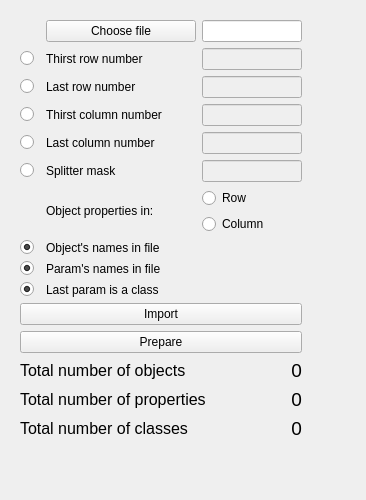
          <widget class="QWidget" name="Tab_Import">
           <attribute name="icon">
            <iconset resource="resources/resources.qrc">
             <normaloff>:/icons/load.png</normaloff>:/icons/load.png</iconset>
           </attribute>
           <attribute name="title">
            <string>Import</string>
           </attribute>
           <layout class="QGridLayout" name="gridLayout_7">
            <item row="0" column="0">
             <layout class="QHBoxLayout" name="horizontalLayout_5">
              <item>
               <widget class="QWidget" name="widget_3" native="true">
                <property name="minimumSize">
                 <size>
                  <width>300</width>
                  <height>0</height>
                 </size>
                </property>
                <property name="maximumSize">
                 <size>
                  <width>300</width>
                  <height>16777215</height>
                 </size>
                </property>
                <layout class="QVBoxLayout" name="verticalLayout_15">
                 <item>
                  <layout class="QVBoxLayout" name="verticalLayout_14">
                   <item>
                    <layout class="QGridLayout" name="gridLayout_11">
                     <item row="2" column="2">
                      <widget class="QLineEdit" name="LEdt_LastRowNumber">
                       <property name="enabled">
                        <bool>false</bool>
                       </property>
                       <property name="maximumSize">
                        <size>
                         <width>100</width>
                         <height>16777215</height>
                        </size>
                       </property>
                      </widget>
                     </item>
                     <item row="3" column="2">
                      <widget class="QLineEdit" name="LEdt_ThirstColumnNumber">
                       <property name="enabled">
                        <bool>false</bool>
                       </property>
                       <property name="maximumSize">
                        <size>
                         <width>100</width>
                         <height>16777215</height>
                        </size>
                       </property>
                      </widget>
                     </item>
                     <item row="1" column="0">
                      <widget class="QRadioButton" name="RBtn_ThirstRowNumber">
                       <property name="maximumSize">
                        <size>
                         <width>20</width>
                         <height>16777215</height>
                        </size>
                       </property>
                       <property name="cursor">
                        <cursorShape>PointingHandCursor</cursorShape>
                       </property>
                       <property name="text">
                        <string/>
                       </property>
                       <property name="autoExclusive">
                        <bool>false</bool>
                       </property>
                      </widget>
                     </item>
                     <item row="4" column="0">
                      <widget class="QRadioButton" name="RBtn_LastColumnNumber">
                       <property name="maximumSize">
                        <size>
                         <width>20</width>
                         <height>16777215</height>
                        </size>
                       </property>
                       <property name="cursor">
                        <cursorShape>PointingHandCursor</cursorShape>
                       </property>
                       <property name="text">
                        <string/>
                       </property>
                       <property name="autoExclusive">
                        <bool>false</bool>
                       </property>
                      </widget>
                     </item>
                     <item row="5" column="1">
                      <widget class="QLabel" name="label_20">
                       <property name="text">
                        <string>Splitter mask</string>
                       </property>
                      </widget>
                     </item>
                     <item row="2" column="1">
                      <widget class="QLabel" name="label_19">
                       <property name="text">
                        <string>Last row number</string>
                       </property>
                      </widget>
                     </item>
                     <item row="5" column="0">
                      <widget class="QRadioButton" name="RBtn_SplitterMask">
                       <property name="maximumSize">
                        <size>
                         <width>20</width>
                         <height>16777215</height>
                        </size>
                       </property>
                       <property name="cursor">
                        <cursorShape>PointingHandCursor</cursorShape>
                       </property>
                       <property name="text">
                        <string/>
                       </property>
                       <property name="autoExclusive">
                        <bool>false</bool>
                       </property>
                      </widget>
                     </item>
                     <item row="4" column="2">
                      <widget class="QLineEdit" name="LEdt_LastColumnNumber">
                       <property name="enabled">
                        <bool>false</bool>
                       </property>
                       <property name="maximumSize">
                        <size>
                         <width>100</width>
                         <height>16777215</height>
                        </size>
                       </property>
                      </widget>
                     </item>
                     <item row="3" column="1">
                      <widget class="QLabel" name="label_13">
                       <property name="text">
                        <string>Thirst column number</string>
                       </property>
                      </widget>
                     </item>
                     <item row="3" column="0">
                      <widget class="QRadioButton" name="RBtn_ThirstColumnNumber">
                       <property name="maximumSize">
                        <size>
                         <width>20</width>
                         <height>16777215</height>
                        </size>
                       </property>
                       <property name="cursor">
                        <cursorShape>PointingHandCursor</cursorShape>
                       </property>
                       <property name="text">
                        <string/>
                       </property>
                       <property name="autoExclusive">
                        <bool>false</bool>
                       </property>
                      </widget>
                     </item>
                     <item row="1" column="1">
                      <widget class="QLabel" name="label_17">
                       <property name="text">
                        <string>Thirst row number</string>
                       </property>
                      </widget>
                     </item>
                     <item row="1" column="2">
                      <widget class="QLineEdit" name="LEdt_ThirstRowNumber">
                       <property name="enabled">
                        <bool>false</bool>
                       </property>
                       <property name="maximumSize">
                        <size>
                         <width>100</width>
                         <height>16777215</height>
                        </size>
                       </property>
                      </widget>
                     </item>
                     <item row="5" column="2">
                      <widget class="QLineEdit" name="LEdt_SplitterMask">
                       <property name="enabled">
                        <bool>false</bool>
                       </property>
                       <property name="maximumSize">
                        <size>
                         <width>100</width>
                         <height>16777215</height>
                        </size>
                       </property>
                      </widget>
                     </item>
                     <item row="0" column="1">
                      <widget class="QPushButton" name="Btn_Import_ChooseFile">
                       <property name="text">
                        <string>Choose file</string>
                       </property>
                      </widget>
                     </item>
                     <item row="0" column="2">
                      <widget class="QLineEdit" name="LEdt_ImportFileName">
                       <property name="enabled">
                        <bool>true</bool>
                       </property>
                       <property name="maximumSize">
                        <size>
                         <width>100</width>
                         <height>16777215</height>
                        </size>
                       </property>
                       <property name="text">
                        <string/>
                       </property>
                      </widget>
                     </item>
                     <item row="6" column="2">
                      <layout class="QVBoxLayout" name="verticalLayout_16">
                       <item>
                        <widget class="QRadioButton" name="RBtn_PropInR">
                         <property name="cursor">
                          <cursorShape>PointingHandCursor</cursorShape>
                         </property>
                         <property name="text">
                          <string>Row</string>
                         </property>
                         <property name="checked">
                          <bool>true</bool>
                         </property>
                        </widget>
                       </item>
                       <item>
                        <widget class="QRadioButton" name="RBtn_PropInC">
                         <property name="cursor">
                          <cursorShape>PointingHandCursor</cursorShape>
                         </property>
                         <property name="text">
                          <string>Column</string>
                         </property>
                        </widget>
                       </item>
                      </layout>
                     </item>
                     <item row="6" column="1">
                      <widget class="QLabel" name="label_15">
                       <property name="text">
                        <string>Object properties in:</string>
                       </property>
                      </widget>
                     </item>
                     <item row="7" column="1">
                      <widget class="QLabel" name="label_18">
                       <property name="text">
                        <string>Object's names in file</string>
                       </property>
                      </widget>
                     </item>
                     <item row="2" column="0">
                      <widget class="QRadioButton" name="RBtn_LastRowNumber">
                       <property name="maximumSize">
                        <size>
                         <width>20</width>
                         <height>16777215</height>
                        </size>
                       </property>
                       <property name="cursor">
                        <cursorShape>PointingHandCursor</cursorShape>
                       </property>
                       <property name="text">
                        <string/>
                       </property>
                       <property name="autoExclusive">
                        <bool>false</bool>
                       </property>
                      </widget>
                     </item>
                     <item row="4" column="1">
                      <widget class="QLabel" name="label_16">
                       <property name="text">
                        <string>Last column number</string>
                       </property>
                      </widget>
                     </item>
                     <item row="7" column="0">
                      <widget class="QRadioButton" name="RBtn_NamesInFile_Obj">
                       <property name="maximumSize">
                        <size>
                         <width>20</width>
                         <height>16777215</height>
                        </size>
                       </property>
                       <property name="cursor">
                        <cursorShape>PointingHandCursor</cursorShape>
                       </property>
                       <property name="text">
                        <string/>
                       </property>
                       <property name="checked">
                        <bool>true</bool>
                       </property>
                       <property name="autoExclusive">
                        <bool>false</bool>
                       </property>
                      </widget>
                     </item>
                     <item row="8" column="0">
                      <widget class="QRadioButton" name="RBtn_NamesInFile_Param">
                       <property name="maximumSize">
                        <size>
                         <width>20</width>
                         <height>16777215</height>
                        </size>
                       </property>
                       <property name="cursor">
                        <cursorShape>PointingHandCursor</cursorShape>
                       </property>
                       <property name="text">
                        <string/>
                       </property>
                       <property name="checked">
                        <bool>true</bool>
                       </property>
                       <property name="autoExclusive">
                        <bool>false</bool>
                       </property>
                      </widget>
                     </item>
                     <item row="8" column="1">
                      <widget class="QLabel" name="label_21">
                       <property name="text">
                        <string>Param's names in file</string>
                       </property>
                      </widget>
                     </item>
                     <item row="9" column="1">
                      <widget class="QLabel" name="label">
                       <property name="text">
                        <string>Last param is a class</string>
                       </property>
                      </widget>
                     </item>
                     <item row="9" column="0">
                      <widget class="QRadioButton" name="RBtn_ClassesInFile">
                       <property name="cursor">
                        <cursorShape>PointingHandCursor</cursorShape>
                       </property>
                       <property name="text">
                        <string/>
                       </property>
                       <property name="checked">
                        <bool>true</bool>
                       </property>
                       <property name="autoExclusive">
                        <bool>false</bool>
                       </property>
                      </widget>
                     </item>
                    </layout>
                   </item>
                   <item>
                    <widget class="QPushButton" name="Btn_Import">
                     <property name="minimumSize">
                      <size>
                       <width>100</width>
                       <height>0</height>
                      </size>
                     </property>
                     <property name="cursor">
                      <cursorShape>PointingHandCursor</cursorShape>
                     </property>
                     <property name="text">
                      <string>Import</string>
                     </property>
                    </widget>
                   </item>
                   <item>
                    <widget class="QPushButton" name="Btn_PrepareDate">
                     <property name="cursor">
                      <cursorShape>PointingHandCursor</cursorShape>
                     </property>
                     <property name="text">
                      <string>Prepare</string>
                     </property>
                    </widget>
                   </item>
                   <item>
                    <layout class="QGridLayout" name="gridLayout_13">
                     <item row="1" column="0">
                      <widget class="QLabel" name="label_23">
                       <property name="font">
                        <font>
                         <pointsize>12</pointsize>
                        </font>
                       </property>
                       <property name="text">
                        <string>Total number of properties</string>
                       </property>
                      </widget>
                     </item>
                     <item row="0" column="0">
                      <widget class="QLabel" name="label_22">
                       <property name="font">
                        <font>
                         <pointsize>12</pointsize>
                        </font>
                       </property>
                       <property name="text">
                        <string>Total number of objects</string>
                       </property>
                      </widget>
                     </item>
                     <item row="0" column="1">
                      <widget class="QLabel" name="Lbl_NumObj">
                       <property name="font">
                        <font>
                         <pointsize>14</pointsize>
                        </font>
                       </property>
                       <property name="cursor">
                        <cursorShape>ForbiddenCursor</cursorShape>
                       </property>
                       <property name="text">
                        <string>0</string>
                       </property>
                       <property name="alignment">
                        <set>Qt::AlignRight|Qt::AlignTrailing|Qt::AlignVCenter</set>
                       </property>
                      </widget>
                     </item>
                     <item row="1" column="1">
                      <widget class="QLabel" name="Lbl_NumPrp">
                       <property name="font">
                        <font>
                         <pointsize>14</pointsize>
                        </font>
                       </property>
                       <property name="cursor">
                        <cursorShape>ForbiddenCursor</cursorShape>
                       </property>
                       <property name="text">
                        <string>0</string>
                       </property>
                       <property name="alignment">
                        <set>Qt::AlignRight|Qt::AlignTrailing|Qt::AlignVCenter</set>
                       </property>
                      </widget>
                     </item>
                     <item row="2" column="0">
                      <widget class="QLabel" name="label_2">
                       <property name="font">
                        <font>
                         <pointsize>12</pointsize>
                        </font>
                       </property>
                       <property name="text">
                        <string>Total number of classes</string>
                       </property>
                      </widget>
                     </item>
                     <item row="2" column="1">
                      <widget class="QLabel" name="Lbl_NumCls">
                       <property name="font">
                        <font>
                         <pointsize>14</pointsize>
                        </font>
                       </property>
                       <property name="cursor">
                        <cursorShape>ForbiddenCursor</cursorShape>
                       </property>
                       <property name="text">
                        <string>0</string>
                       </property>
                       <property name="alignment">
                        <set>Qt::AlignRight|Qt::AlignTrailing|Qt::AlignVCenter</set>
                       </property>
                      </widget>
                     </item>
                    </layout>
                   </item>
                   <item>
                    <spacer name="verticalSpacer">
                     <property name="orientation">
                      <enum>Qt::Vertical</enum>
                     </property>
                     <property name="sizeHint" stdset="0">
                      <size>
                       <width>20</width>
                       <height>40</height>
                      </size>
                     </property>
                    </spacer>
                   </item>
                  </layout>
                 </item>
                </layout>
               </widget>
              </item>
              <item>
               <widget class="QWidget" name="widget_4" native="true">
                <layout class="QVBoxLayout" name="verticalLayout_13">
                 <item>
                  <layout class="QVBoxLayout" name="verticalLayout_12">
                   <item>
                    <widget class="QWidget" name="Wgt_Import_M" native="true">
                     <property name="sizePolicy">
                      <sizepolicy hsizetype="Expanding" vsizetype="Expanding">
                       <horstretch>0</horstretch>
                       <verstretch>0</verstretch>
                      </sizepolicy>
                     </property>
                     <property name="minimumSize">
                      <size>
                       <width>0</width>
                       <height>0</height>
                      </size>
                     </property>
                    </widget>
                   </item>
                   <item>
                    <widget class="QWidget" name="Wgt_Import_MV" native="true">
                     <property name="sizePolicy">
                      <sizepolicy hsizetype="Expanding" vsizetype="Expanding">
                       <horstretch>0</horstretch>
                       <verstretch>0</verstretch>
                      </sizepolicy>
                     </property>
                    </widget>
                   </item>
                   <item>
                    <spacer name="verticalSpacer_3">
                     <property name="orientation">
                      <enum>Qt::Vertical</enum>
                     </property>
                     <property name="sizeType">
                      <enum>QSizePolicy::Fixed</enum>
                     </property>
                     <property name="sizeHint" stdset="0">
                      <size>
                       <width>20</width>
                       <height>10</height>
                      </size>
                     </property>
                    </spacer>
                   </item>
                  </layout>
                 </item>
                </layout>
               </widget>
              </item>
             </layout>
            </item>
           </layout>
          </widget>
